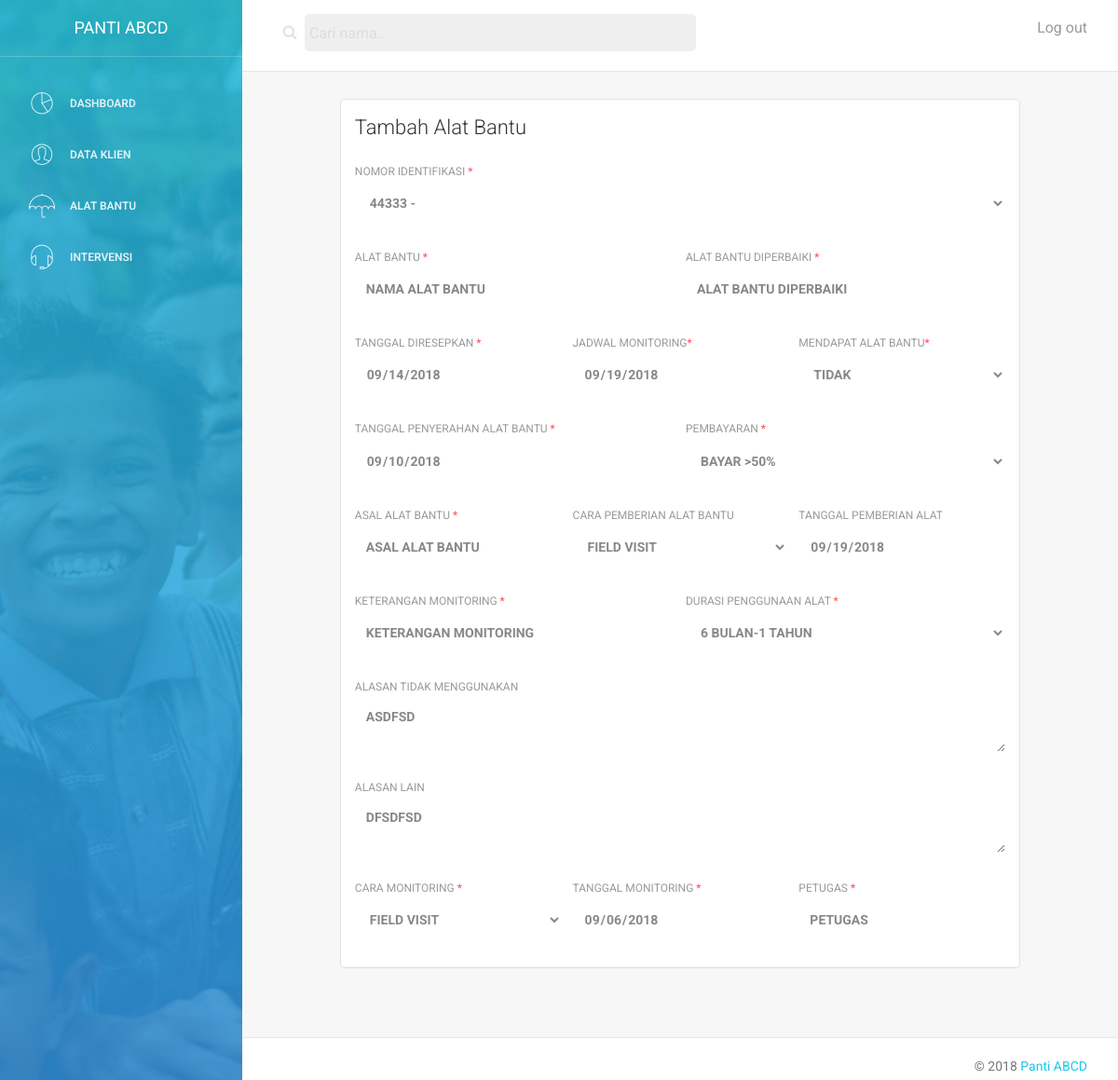
Page /?act=lihat-alat-bantu&id=4 (signed in) on the committed database.
### tables this page shows
CREATE TABLE `alat_bantu` (
  `id` int(11) NOT NULL,
  `nomor_identifikasi` varchar(25) NOT NULL,
  `alat_bantu` varchar(705) NOT NULL,
  `alat_bantu_diperbaiki` varchar(75) NOT NULL,
  `tanggal_diresepkan` date NOT NULL,
  `jadwal_monitoring` date NOT NULL,
  `mendapat_alat_bantu` enum('ya','tidak') NOT NULL,
  `tanggal_dapat_alat_bantu` date NOT NULL,
  `pembayaran_alat_bantu` enum('Bayar 100%','Bayar >50%','Bayar <50%','Tidak bayar') NOT NULL,
  `asal_alat_bantu` varchar(100) NOT NULL,
  `cara_pemberian_alat_bantu` enum('Telepon/text','Field visit','At base') NOT NULL,
  `tanggal_pemberian_alat` date NOT NULL,
  `keterangan_monitoring` varchar(350) NOT NULL,
  `durasi_penggunaan_alat_bantu` enum('<6 bulan','6 bulan-1 tahun','>1 tahun','Tidak menggunakan') NOT NULL,
  `alasan_tidak_menggunakan` varchar(350) NOT NULL,
  `alasan_lain` varchar(200) NOT NULL,
  `cara_monitoring` enum('Telepon/text','Field visit','At base') NOT NULL,
  `tanggal_monitoring` date NOT NULL,
  `petugas` varchar(50) DEFAULT NULL,
  `created_at` timestamp NOT NULL DEFAULT CURRENT_TIMESTAMP,
  `deleted_at` timestamp NULL DEFAULT NULL
);

CREATE TABLE `biodata` (
  `id` int(11) NOT NULL,
  `nomor_identifikasi` varchar(25) NOT NULL,
  `id_klien_lv` varchar(25) NOT NULL,
  `nama` varchar(50) NOT NULL,
  `jenis_kelamin` enum('pria','wanita') NOT NULL,
  `akta_kelahiran` varchar(30) NOT NULL,
  `ktp` varchar(30) NOT NULL,
  `no_kk` varchar(30) NOT NULL,
  `nik` varchar(25) NOT NULL,
  `alamat` varchar(350) NOT NULL,
  `rt` varchar(5) NOT NULL,
  `rw` varchar(5) NOT NULL,
  `kota` varchar(25) NOT NULL,
  `kec` varchar(25) NOT NULL,
  `kelurahan` varchar(25) NOT NULL,
  `telp_rumah` varchar(20) NOT NULL,
  `hp1` varchar(150) NOT NULL,
  `hp2` varchar(150) NOT NULL,
  `asuransi_kesehatan` varchar(25) NOT NULL,
  `sumber_informasi` varchar(50) NOT NULL,
  `sponsor` varchar(50) NOT NULL,
  `detail_pendidikan` varchar(500) NOT NULL,
  `detail_profesi` varchar(500) NOT NULL,
  `detail_ayah` varchar(350) NOT NULL,
  `detail_ibu` varchar(350) NOT NULL,
  `detail_wali` varchar(350) NOT NULL,
  `created_at` timestamp NOT NULL DEFAULT CURRENT_TIMESTAMP,
  `deleted_at` timestamp NULL DEFAULT NULL
);

### page/alat_bantu/view.php (the view, shortened to what this page needs)
<?php
$id=$_GET['id'];
$sql = "select nomor_identifikasi, nama from biodata where deleted_at is NULL order by nama asc";
$query = mysqli_query($conx, $sql) or die(mysqli_error($conx));
$sql_edit = "select * from alat_bantu where id = ".$id." and deleted_at is NULL";
$query_alat_bantu = mysqli_query($conx, $sql_edit) or die(mysqli_error($conx));
$alat_bantu = mysqli_fetch_object($query_alat_bantu);
 ?>
<div class="content">
  <div class="container-fluid">
    <div class="row">
      <div class="col-md-10 col-md-offset-1">
        <div class="tab-content">
          <div class="tab-pane active" id="biodata">
            <div class="card">
              <div class="header">
                <h4 class="title">Tambah Alat Bantu</h4>
              </div>
              <div class="content">
                <form method="POST" action="page/alat_bantu/update.php"  class="" id="tambah_user">
                  <fieldset>
                  <div class="row">
                    <div class="col-md-12">
                              <div class="form-group">
                                <label>Nomor Identifikasi <span class="text-danger">*</span></label>
                                <select class="form-control" name="nomor_identifikasi">
                                  <?php
                                    while ($biodata = mysqli_fetch_object($query)) {
                                      ?>
                                      <option <?php if($biodata->nomor_identifikasi == $alat_bantu->nomor_identifikasi){echo "selected";} ?> value="<?php echo $biodata->nomor_identifikasi ?>"><?php echo $biodata->nomor_identifikasi ?> - <?php echo ucwords($biodata->nama) ?></option>
                                      <?php
                                    }
                                   ?>
                                </select>
                              </div>
                            </div>
                          </div>
                          <div class="row">
                            <div class="col-md-6">
                              <div class="form-group">
                                <label> Alat Bantu <span class="text-danger">*</span></label>
                                <input name="alat_bantu" type="text" class="form-control" placeholder="Alat Bantu" value="<?php echo $alat_bantu->alat_bantu ?>" >
                              </div>
                            </div>
                            <div class="col-md-6">
                              <div class="form-group">
                                <label>Alat Bantu Diperbaiki  <span class="text-danger">*</span></label>
                                <input type="text" name="alat_bantu_diperbaiki" class="form-control" placeholder="Alat Bantu Diperbaiki" value="<?php echo $alat_bantu->alat_bantu_diperbaiki ?>" >
                              </div>
                            </div>
                          </div>
                          <div class="row">
                            <div class="col-md-4">
                              <div class="form-group">
                                <label>Tanggal Diresepkan <span class="text-danger">*</span></label>
                                <input type="date" class="form-control" name="tgl_diresepkan" value="<?php echo $alat_bantu->tanggal_diresepkan ?>">
                              </div>
                            </div>
                            <div class="col-md-4">
                              <div class="form-group">
                                <label>Jadwal Monitoring<span class="text-danger">*</span></label>
                                <input type="date" class="form-control" name="jadwal_monitoring" value="<?php echo $alat_bantu->jadwal_monitoring ?>">
                              </div>
                            </div>
                            <div class="col-md-4">
                              <div class="form-group">
                                <label>Mendapat Alat Bantu<span class="text-danger">*</span></label>
                                <select name="mendapat_alat_bantu" id="" class="form-control">
                                  <option value="tidak" <?php echo ($alat_bantu->mendapat_alat_bantu == 'tidak') ? "selected": null; ?>>Tidak</option>
                                </select>
                              </div>
                            </div>
                          </div>
                          <div class="row">
                            <div class="col-md-6">
                              <div class="form-group">
                                <label>Tanggal Penyerahan Alat Bantu  <span class="text-danger">*</span></label>
                                <input type="date" name="tanggal_dapat_alat_bantu" class="form-control" value="<?php echo $alat_bantu->tanggal_dapat_alat_bantu ?>">
                              </div>
                            </div>
                            <div class="col-md-6">
                              <div class="form-group">
                                <label>Pembayaran  <span class="text-danger">*</span></label>
                                <select class="form-control" name="pembayaran_alat_bantu">
                                  <option <?php echo ($alat_bantu->pembayaran_alat_bantu == 'Bayar >50%') ? "selected": null; ?> value="Bayar >50%" >Bayar >50%</option>
                                </select>
                              </div>
                            </div>
                          </div>
                          <div class="row">
                            <div class="col-md-4">
                              <div class="form-group">
                                <label>Asal Alat Bantu  <span class="text-danger">*</span></label>
                                <input type="text" name="asal_alat_bantu" class="form-control" placeholder="Asal Alat Bantu" value="<?php echo $alat_bantu->asal_alat_bantu ?>" >
                              </div>
                            </div>
                            <div class="col-md-4">
                              <div class="form-group">
                                <label>Cara Pemberian Alat Bantu </label>
                                <select class="form-control" name="cara_pemberian_alat_bantu">
                                  <option value="Field visit" <?php echo ($alat_bantu->cara_pemberian_alat_bantu == 'Field visit') ? "selected": null; ?>>Field Visit</option>
                                </select>
                              </div>
                            </div>
                            <div class="col-md-4">
                              <div class="form-group">
                                <label>Tanggal Pemberian Alat </label>
                                <input type="date" value="<?php echo $alat_bantu->tanggal_pemberian_alat ?>" name="tanggal_pemberian_alat" class="form-control" >
                              </div>
                            </div>
                          </div>
                          <div class="row">
                            <div class="col-md-6">
                              <div class="form-group">
                                <label>Keterangan Monitoring <span class="text-danger">*</span></label>
                                <input type="text" name="keterangan_monitoring" class="form-control" placeholder="Keterangan monitoring" value="<?php echo $alat_bantu->keterangan_monitoring ?>">
                              </div>
                            </div>
                            <div class="col-md-6">
                              <div class="form-group">
                                <label>Durasi Penggunaan Alat <span class="text-danger">*</span></label>
                                <select name="durasi_penggunaan_alat" id="" class="form-control">
                                  <option value="6 bulan-1 tahun" <?php echo ($alat_bantu->durasi_penggunaan_alat_bantu == '6 bulan-1 tahun') ? "selected": null; ?>>6 bulan-1 tahun</option>
                                </select>
                              </div>
                            </div>
                          </div>
                          <div class="row">
                            <div class="col-md-12">
                              <div class="form-group">
                                <label for="telp">Alasan Tidak Menggunakan</label>
                                <textarea class="form-control" name="alasan_tidak_menggunakan" cols="10" rows="2"><?php echo $alat_bantu->alasan_tidak_menggunakan ?></textarea>
                              </div>
                            </div>
                          </div>
                          <div class="row">
                            <div class="col-md-12">
                              <div class="form-group">
                                <label for="telp">Alasan Lain</label>
                                <textarea class="form-control" name="alasan_lain" cols="10" rows="2"><?php echo $alat_bantu->alasan_lain ?></textarea>
                              </div>
                            </div>
                          </div>
                          <div class="row">
                            <div class="col-md-4">
                              <div class="form-group">
                                <label for="telp">Cara Monitoring <span class="text-danger">*</span></label>
                                <select class="form-control" name="cara_monitoring">
                                  <option value="Field visit"  <?php echo ($alat_bantu->cara_monitoring == 'Field visit') ? "selected": null; ?>>Field visit</option>
                                </select>
                              </div>
                            </div>
                            <div class="col-md-4">
                              <div class="form-group">
                                <label for="telp">Tanggal Monitoring <span class="text-danger">*</span></label>
                                <input type="date" name="tanggal_monitoring" value="<?php echo $alat_bantu->tanggal_monitoring ?>" class="form-control">
                              </div>
                            </div>
                            <div class="col-md-4">
                              <div class="form-group">
                                <label for="telp">Petugas <span class="text-danger">*</span></label>
                                <input type="text" name="petugas" class="form-control" placeholder="Petugas" value="<?php echo $alat_bantu->petugas ?>">
                              </div>
                            </div>
                          </div>
                        </fieldset>
                      </form>
                    </div>
                  </div>
                </div>
              </div>
            </div>
          </div>
        </div>
      </div>

### page/default/header.php (style rules this page uses)
input[readonly], select[readonly], textarea[readonly] { border: none; background-color: transparent !important; font-weight: bolder; text-transform: uppercase; color: #606060; }

### rows in the picture
alat_bantu: nomor_identifikasi "44333 -", alat_bantu "nama alat bantu", alat_bantu_diperbaiki "alat bantu diperbaiki", tgl_diresepkan "09/14/2018", jadwal_monitoring "09/19/2018", mendapat_alat_bantu "Tidak", tanggal_dapat_alat_bantu "09/10/2018", pembayaran_alat_bantu "Bayar >50%", asal_alat_bantu "asal alat bantu", cara_pemberian_alat_bantu "Field Visit", tanggal_pemberian_alat "09/19/2018", keterangan_monitoring "keterangan monitoring", durasi_penggunaan_alat "6 bulan-1 tahun", alasan_tidak_menggunakan "asdfsd", alasan_lain "dfsdfsd", cara_monitoring "Field visit", tanggal_monitoring "09/06/2018", petugas "petugas"
